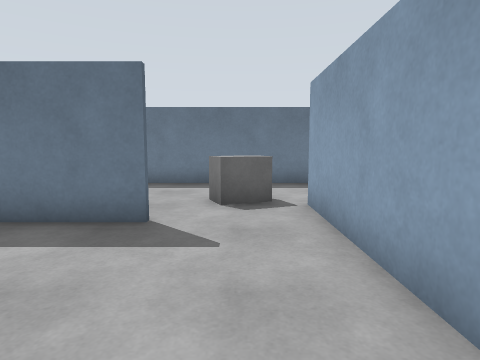
[1] (above)

16 first-person views from a walk through a Gazebo world. The camera is 1.2 m above the floor, tilts 6° down and sees 75° across. The floor is counted in squares, 1 m on a side. Each view is taken from the middle of a square. On the plan, view 1 faces up. The plan holds only what a view shows up to about 13 squares ahead; the rest is blank. The place goes on beyond the plan.

[2]
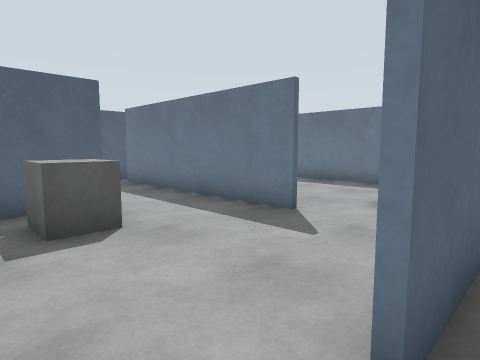

[3]
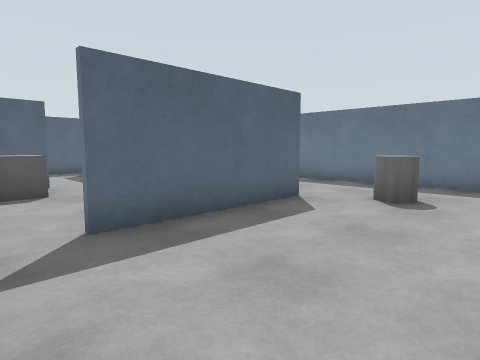

[4]
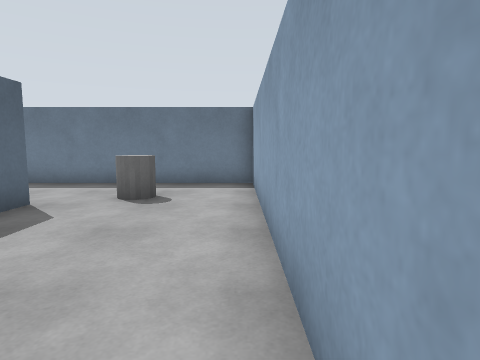

[5]
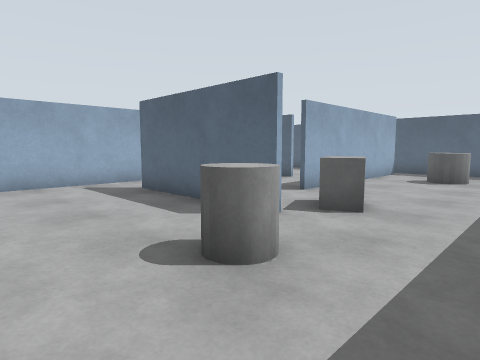

[6]
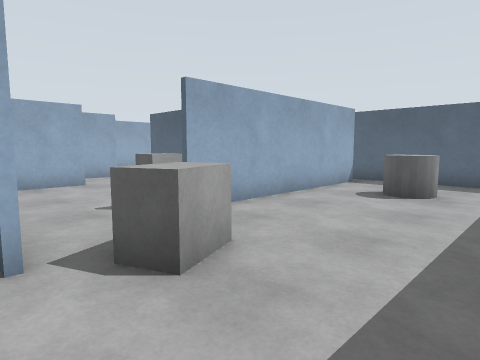

[7]
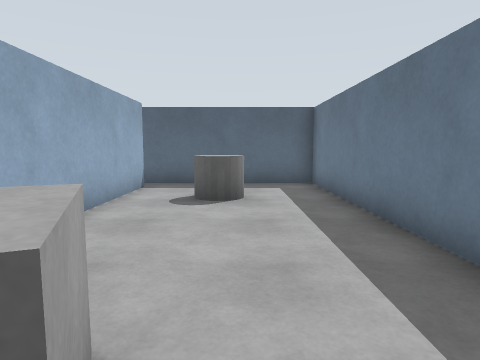

[8]
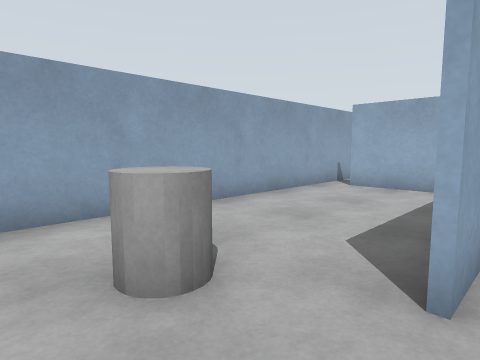

[9]
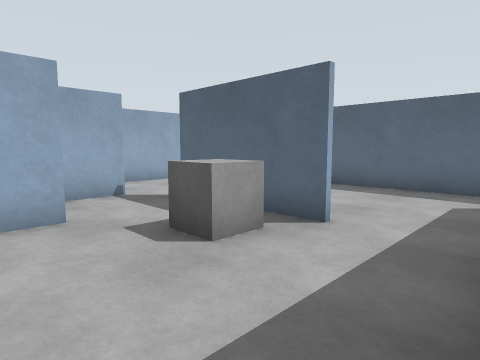

[10]
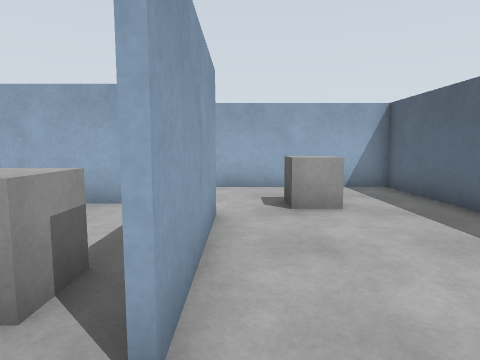

[11]
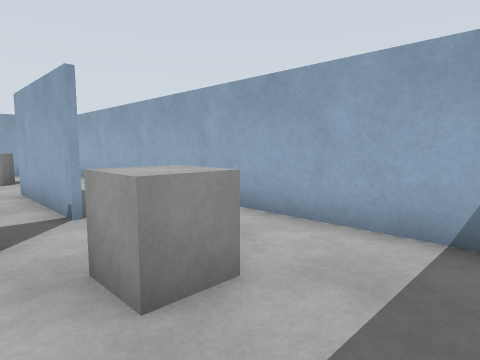

[12]
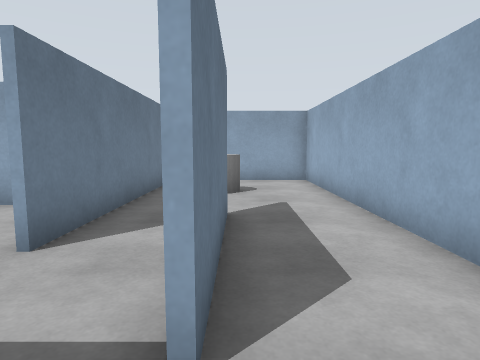

[13]
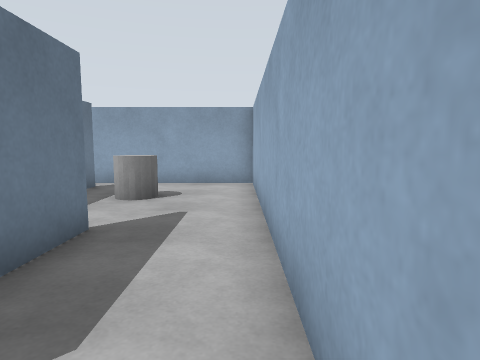

[14]
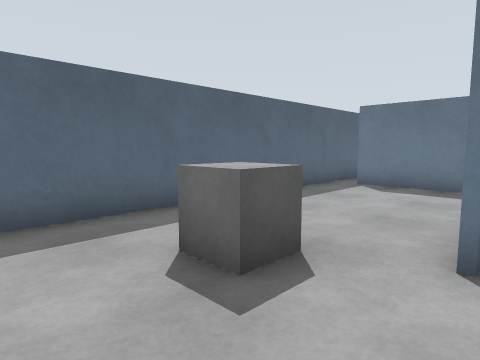

[15]
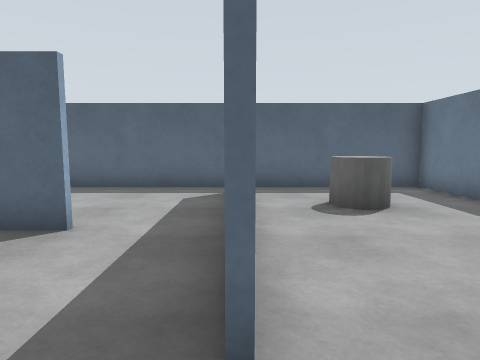

[16]
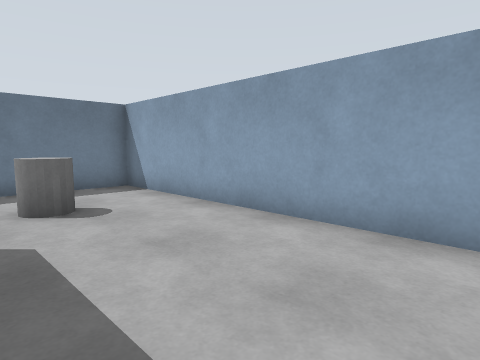

### Floor plan
Points are (right, up) in squares from view 1. A wall is a line through its corners. A room is listed if a view was taken in it or the views show most of it. See-through windows are left out.
Room 1 (views 1, 2, 3, 4, 5, 6, 7, 8, 9, 15, 16)
walls: (1.6, 6.6) (1.6, 1.5); (-1.4, 4.9) (-3.6, 4.9); (1.4, 1.6) (1.4, 6.5); (-4.4, 2.6) (-4.4, -0.5); (-1.6, -0.4) (5.5, -0.4); (-8.6, 5.1) (-1.5, 5.1); (6.4, -0.5) (6.4, 10.4) (-9.4, 10.4) (-9.4, 5.5)
ways out: opening at (-9, 5) to room 2; opening at (-4, 3.5) to room 2; opening at (-2.5, -1) to room 2; opening at (6, -1) to room 3
objects: grey cylinder (-7, 7) to (-6, 8); grey box (-3, 1) to (-3, 2); grey box (0, 7); grey cylinder (3, 7) to (4, 8)
Room 2 (views 10, 11, 12)
walls: (-4.4, -0.5) (-4.4, -1.5); (-4.6, -1.5) (-4.6, 2.6); (-3.6, -2.6) (-1.4, -2.6); (-3.6, 4.9) (-8.5, 4.9); (-9.4, 5.5) (-9.4, -5.4) (-4.5, -5.4)
ways out: opening at (-9, 5) to room 1; opening at (-4, 3.5) to room 1; opening at (-2.5, -1) to room 1; opening at (-3.5, -4.5) to room 3; opening at (-0.5, -2) to room 3
objects: grey box (-7, -3) to (-6, -2)
Room 3 (views 13, 14)
walls: (0.5, -2.8) (-3.5, -2.8); (-1.4, -2.6) (0.5, -2.6); (5.5, -0.6) (-1.5, -0.6); (-4.5, -5.4) (6.4, -5.4) (6.4, -0.5)
ways out: opening at (6, -1) to room 1; opening at (-3.5, -4.5) to room 2; opening at (-0.5, -2) to room 2
objects: grey cylinder (3, -3) to (4, -2)

Where each view was taken, in squares from view 1:
view 1: 0 up, 0 right, facing up
view 2: 0 up, 2 right, facing up-left
view 3: 0 up, 6 right, facing up-left
view 4: 0 up, 6 right, facing up
view 5: 10 up, 6 right, facing down-left
view 6: 10 up, 2 right, facing down-left
view 7: 8 up, 1 right, facing left
view 8: 9 up, 1 right, facing down-right
view 9: 5 up, 0 right, facing down-left
view 10: 4 up, 5 left, facing down
view 11: 1 down, 9 left, facing down-right
view 12: 3 down, 5 left, facing right
view 13: 5 down, 4 left, facing right
view 14: 5 down, 4 left, facing up-left
view 15: 5 up, 0 right, facing left
view 16: 1 up, 2 right, facing up-right
